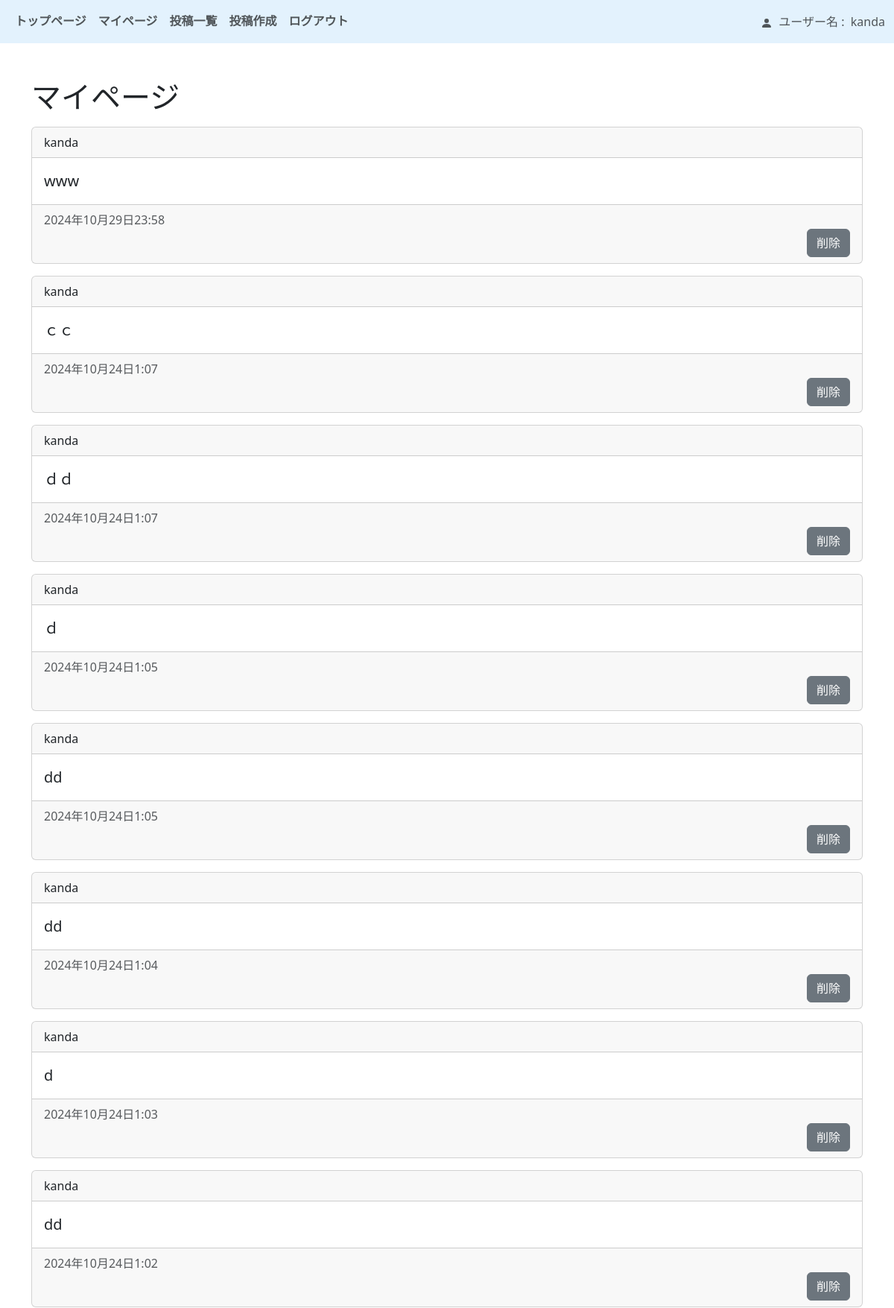
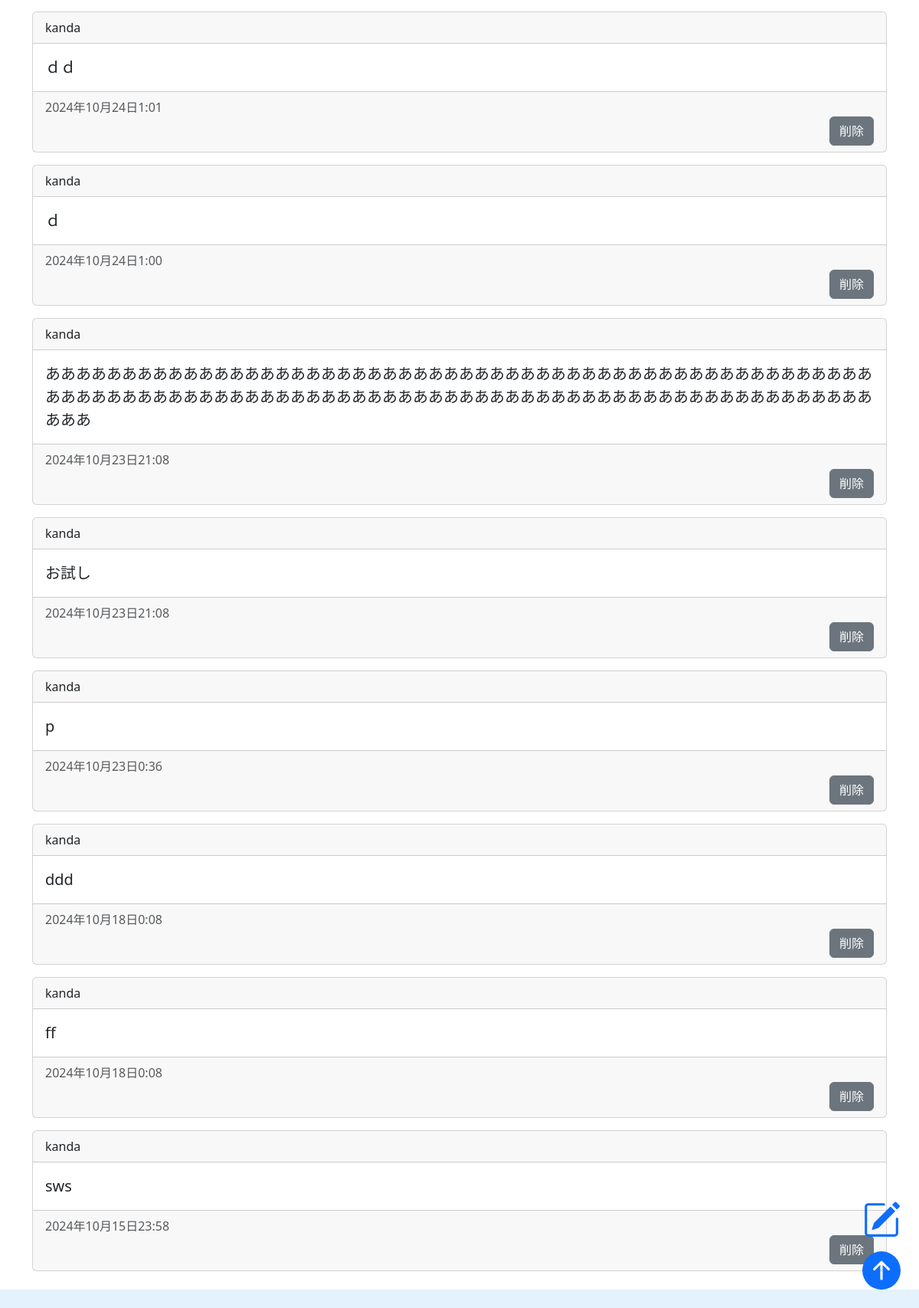
The page /user/kanda (signed in) on the database as committed earlier (2 pictures, top to bottom).
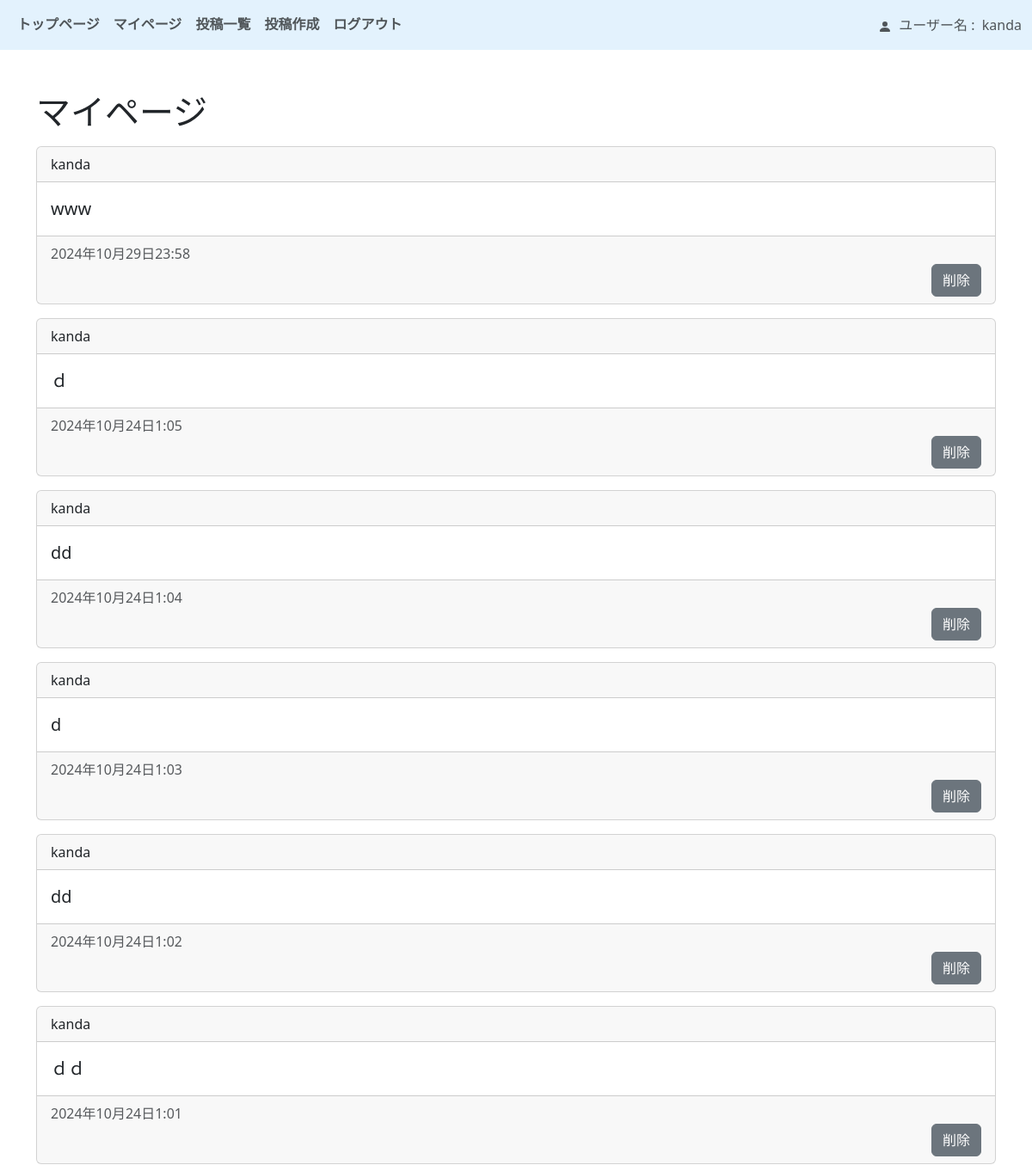
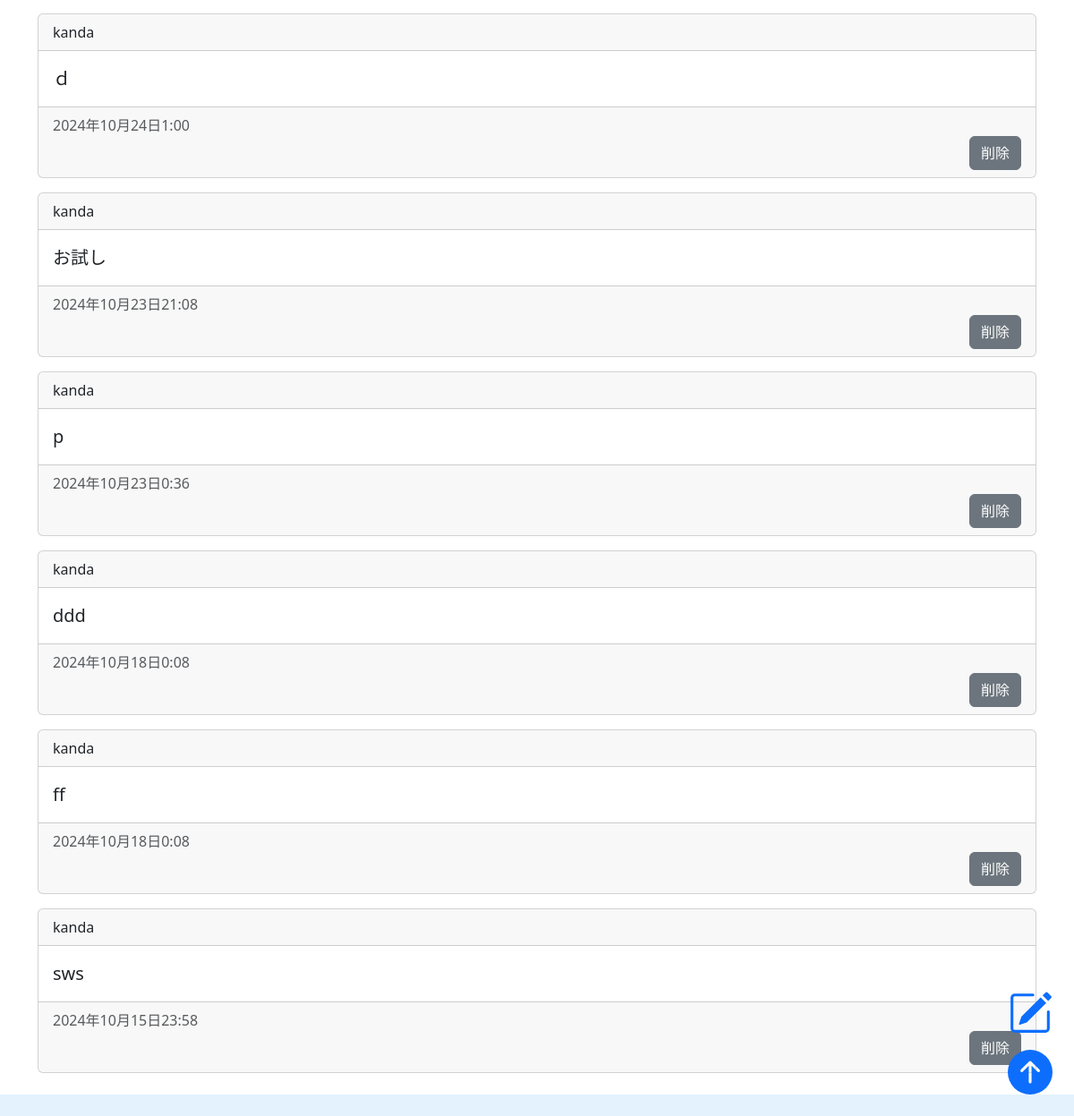
The same page on the database as committed later (2 pictures, top to bottom).
### sns/models.py (models this page shows, shortened)
class Post(models.Model):
    username = models.ForeignKey(User, on_delete=models.CASCADE)  # ユーザー名
    text = models.TextField()  # 本文
    created_at = models.DateTimeField(auto_now_add=True)  # 作成日時
    updated_at = models.DateTimeField(auto_now=True)  # 更新日時

### accounts/models.py (models this page shows)
class User(AbstractUser):
    pass

### sns/views.py (the view)
# urls.py: path("user/<str:user>", views.UserPageView.as_view(), name="userPage"),
class UserPageView(LoginRequiredMixin, ListView):
    template_name = "post_user_page.html"
    model = Post
    login_url = reverse_lazy('accounts:login')
    def get(self, request, user):
        try:
            selected_user = User.objects.get(username=user)
        except User.DoesNotExist:
            selected_user = None
        object_list = Post.objects.filter(username=selected_user).order_by("updated_at")
        context = {"selected_user": selected_user, "object_list": object_list}
        return render(request, "post_user_page.html", context)

### sns/templates/post_user_page.html (shortened to what this page needs)
{% extends 'base.html' %}
{% block content %}
  <h1>マイページ</h1>
  {% for object in object_list reversed %}
  <div class="mt-3">
    <div class="card">
      <div class="card-header">
        {{ object.username }}
      </div>
      <div class="card-body">
        <blockquote class="blockquote mb-0">
          <p>{{ object.text }}</p>
        </blockquote>
      </div>
      <div class="card-footer text-muted">
        <div class="">
          <div claas="">
            {{ object.updated_at }}
          </div>
          <div class="float-end">
            <form method="post">
              <button type="button" class="btn btn-secondary" onclick="location.href=`{% url 'sns:delete' object.pk %}`">
                削除
              </button>
            </form>
          </div>
        </div>
      </div>
    </div>
  </div>
  {% endfor %}
{% endblock content %}

Rows that differ between the two databases and show on the page:
removed Post: username "kanda", text "ｃｃ", updated_at "2024年10月24日1:07"
removed Post: username "kanda", text "ｄｄ", updated_at "2024年10月24日1:07"
removed Post: username "kanda", text "dd", updated_at "2024年10月24日1:05"
removed Post: username "kanda", text "あああああああああああああああああああああああああああああああああああああああああああああああああああああああああああああああああああああああああああああああああああああああああああああああああああああああああああああああ", updated_at "2024年10月23日21:08"
